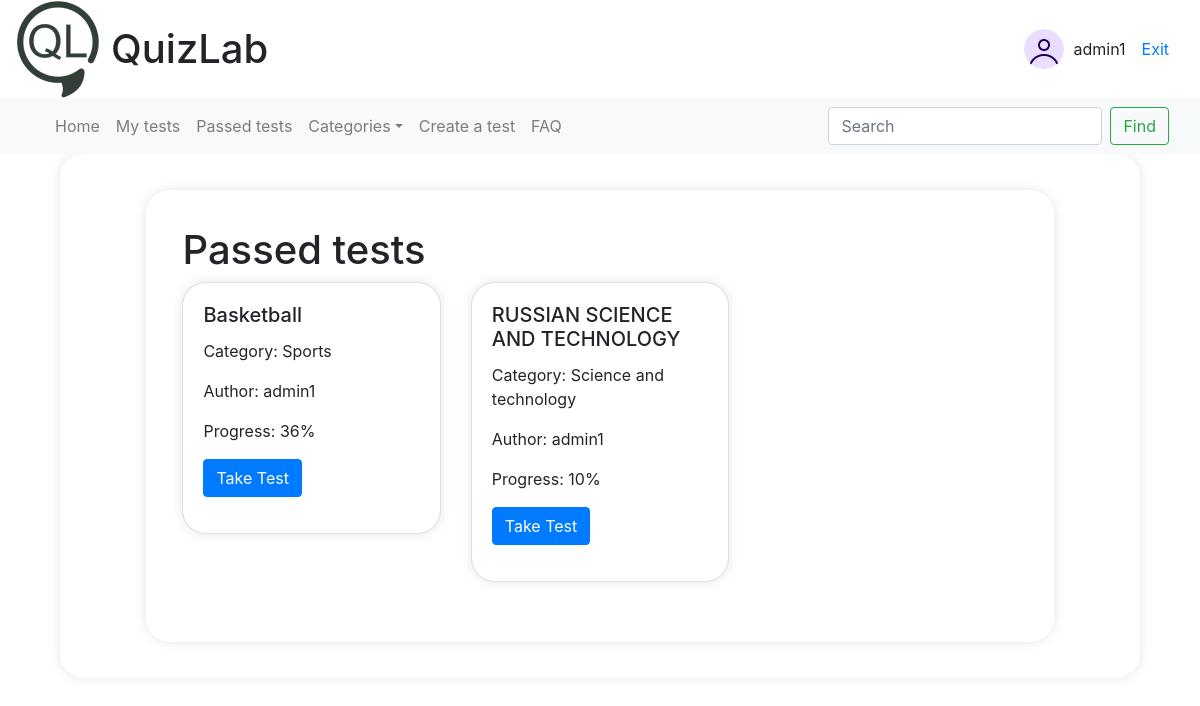
/test/passed_tests (signed in), run on the app's committed database.
### test/models.py (models this page shows, shortened)
class Test(models.Model):
    name = models.CharField(max_length=100)
    time_for_pass = models.IntegerField()
    author = models.ForeignKey(User, on_delete=models.CASCADE)
    category = models.ForeignKey(Category, on_delete=models.CASCADE)
    class Meta:
        verbose_name = 'Тест'
        verbose_name_plural = 'Тесты'

class Category(models.Model):
    name = models.CharField(max_length=100)
    def __str__(self):
        return self.name

### test/views.py (the view)
# urls.py: path('test/passed_tests', views.passed_tests, name='passed_tests'),
@login_required
def passed_tests(request):
    category_id = request.GET.get('category_id')
    categories = Category.objects.all()
    user = request.user
    if not category_id or not category_id.isdigit():
        tests = Test.objects.all()
    else:
        tests = Test.objects.filter(category_id=int(category_id))
    results = Result.objects.filter(user=user)
    test_results_dict = {}
    for result in results:
        test = result.test
        progress = result.progress
        if test in tests:
            test_results_dict[test] = progress
    authors_ids = tests.values_list('author_id', flat=True)
    users = User.objects.filter(id__in=authors_ids)
    context = {
        "test_results_dict": test_results_dict,
        "categories": categories,
        "users": users,
    }
    return render(request, 'test/passed_tests.html', context)

### test/templates/test/passed_tests.html (shortened to what this page needs)
{% extends 'test/base.html' %}
{% block content %}
<div class="container">
    <h1>Passed tests</h1>
    <div class="row">
        {% for test, progress in test_results_dict.items %}
        <div class="col-md-4 mb-4">
            <div class="card">
                <div class="card-body">
                    <h5 class="card-title">{{ test.name }}</h5>
                    <p class="card-text">Category: {{ test.category }}</p>
                    <p class="card-text">
                        Author:
                        {% for user in users %}
                            {% if user.id == test.author_id %}
                                {{ user.username }}
                            {% endif %}
                        {% endfor %}
                    </p>
                    <p class="card-text">Progress: {{ progress }}%</p>
                    <p><a href="{% url 'passing_the_test' test.id %}" class="btn btn-primary">Take Test</a></p>
                </div>
            </div>
        </div>
        {% endfor %}
    </div>
</div>
{% endblock %}

### test/templates/test/base.html (shortened to what this page needs)
{% load static %}
<html lang="en">
<head>
    <link rel="stylesheet" href="//maxcdn.bootstrapcdn.com/bootstrap/4.3.1/css/bootstrap.min.css">
    <link rel="stylesheet" href="//maxcdn.bootstrapcdn.com/bootstrap/4.3.1/css/bootstrap-theme.min.css">
</head>
<body>
    <header class="header container-fluid">
        <div class="row align-items-center">
            <div class="col-8 col-md-6 d-flex align-items-center">
                <img src="{% static 'test/img/Logo.png' %}" alt="Иконка сайта" class="site-icon">
                <h1 class="site-title"><a href="/">QuizLab</a></h1>
            </div>
            {% if user.is_authenticated %}
            <div class="col-4 col-md-6 d-flex justify-content-end align-items-center">
                <div class="user-card d-flex align-items-center">
                    <img src="{% static 'test/img/avatar.png' %}" alt="Profile photo" class="profile-photo">
                    <span>{{ user.username }}</span>
                    <a class="nav-link" href="/account/logout/">Exit</a>
                </div>
            </div>
        </div>
    </header>
    <nav id="navbar-example2" class="navbar navbar-expand-lg navbar-light bg-light container-fluid">
        <div class="container-fluid">
            <div class="navbar-collapse">
                <ul class="navbar-nav mr-auto">
                    <li class="nav-item">
                        <a class="nav-link" href="/">Home</a>
                    </li>
                    <li class="nav-item">
                        <a class="nav-link" href="{% url 'my_tests' %}">My tests</a>
                    </li>
                    <li class="nav-item">
                        <a class="nav-link" href="/test/passed_tests">Passed tests</a>
                    </li>
                    <li class="nav-item dropdown">
                        <a class="nav-link dropdown-toggle" href="#">Categories</a>
                    </li>
                    <li class="nav-item">
                        <a class="nav-link" href="{% url 'create_test' %}">Сreate a test</a>
                    </li>
                    <li class="nav-item">
                        <a class="nav-link" href="{% url 'FAQ' %}">FAQ</a>
                    </li>
                </ul>
                <form class="form-inline my-2 my-lg-0" action="{% url 'search_tests' %}" method="get">
                    <input class="form-control mr-sm-2" type="text" name="q" placeholder="Search" aria-label="Search">
                    <button class="btn btn-outline-success my-2 my-sm-0" type="submit">Find</button>
                </form>
            </div>
        </div>
    </nav>
{% endif %}
    <div class="container">
        {% block content %}
        {% endblock %}
    </div>
</body>
</html>

### data on the page
Test: name "Basketball", category "Sports", progress "36"
Test: name "RUSSIAN SCIENCE AND TECHNOLOGY", category "Science and technology", id "10"

### other printed values
{{ user.username }} "admin1"
